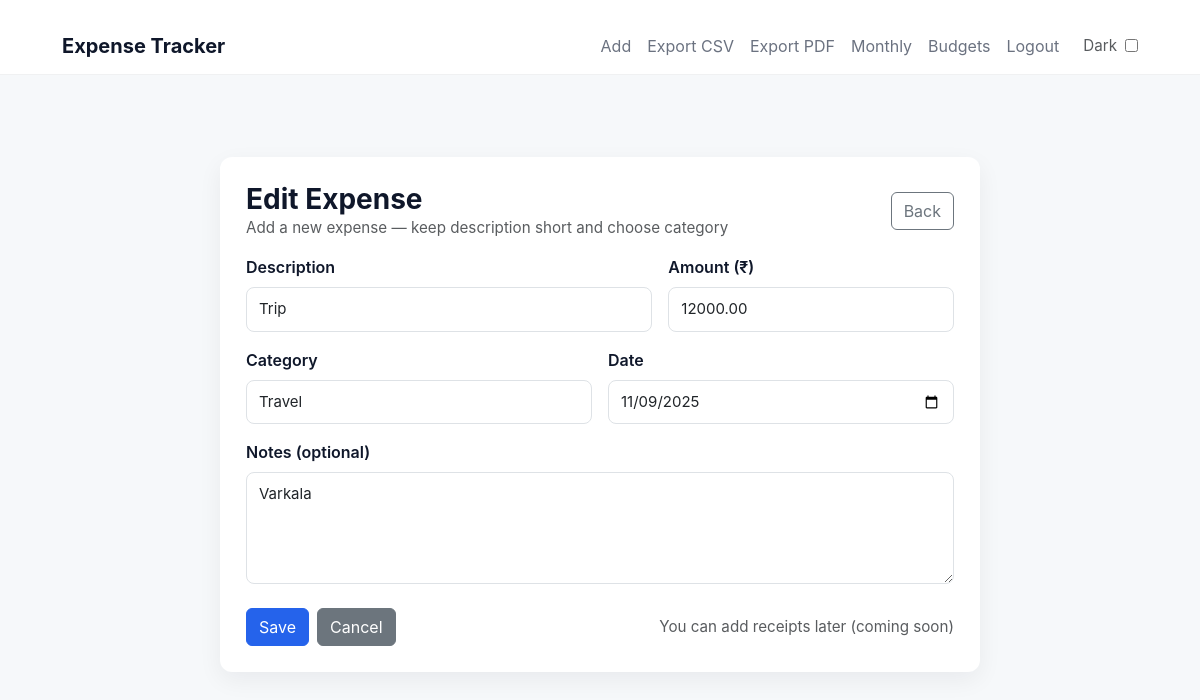
Page /edit/3/ (signed in) on the committed database.
### expenses/models.py (models this page shows, shortened)
class Expense(models.Model):
    user = models.ForeignKey(User, on_delete=models.CASCADE, related_name="expenses")
    description = models.CharField(max_length=255)
    amount = models.DecimalField(max_digits=10, decimal_places=2)
    category = models.CharField(max_length=50, choices=CATEGORY_CHOICES, default="Other")
    date = models.DateField()
    notes = models.TextField(blank=True, null=True)
    created_at = models.DateTimeField(auto_now_add=True)
    class Meta:
        ordering = ["-date", "-created_at"]

### expenses/views.py (the view)
# urls.py: path("edit/<int:pk>/", views.edit_expense, name="edit"),
@login_required
def edit_expense(request, pk):
    exp = get_object_or_404(Expense, pk=pk, user=request.user)
    if request.method == "POST":
        form = ExpenseForm(request.POST, instance=exp, user=request.user)
        if form.is_valid():
            e = form.save(commit=False)
            if e.category == "Other" or not e.category:
                e.category = predict_category(e.description)
            e.save()
            return redirect("expenses:dashboard")
    else:
        form = ExpenseForm(instance=exp, user=request.user)
    return render(request, "expenses/expense_form.html", {"form": form, "title": "Edit Expense"})

### templates/expenses/expense_form.html (shortened to what this page needs)
{% extends "expenses/base.html" %}
{% block content %}
<div style="min-height:75vh; display:flex; align-items:center; justify-content:center; padding:40px 16px;">
  <div style="width:100%; max-width:760px;">
    <div class="card-exp" style="padding:26px;">
      <div class="d-flex justify-content-between align-items-center mb-3">
        <div>
          <h3 style="margin:0;">{{ title }}</h3>
          <div class="small text-muted">Add a new expense — keep description short and choose category</div>
        </div>
        <div class="text-end">
          <a class="btn btn-outline-secondary" href="{% url 'expenses:dashboard' %}">Back</a>
        </div>
      </div>
      <form method="post" novalidate>
        <div class="row gx-3">
          <div class="col-md-7 mb-3">
            <label class="form-label">Description</label>
            {{ form.description }}
          </div>
          <div class="col-md-5 mb-3">
            <label class="form-label">Amount (₹)</label>
            <div style="display:flex; gap:8px; align-items:center;">
              {{ form.amount }}
            </div>
          </div>
          <div class="col-md-6 mb-3">
            <label class="form-label">Category</label>
            {{ form.category }}
          </div>
          <div class="col-md-6 mb-3">
            <label class="form-label">Date</label>
            {{ form.date }}
          </div>
          <div class="col-12 mb-3">
            <label class="form-label">Notes (optional)</label>
            {{ form.notes }}
          </div>
        </div>
        <div class="d-flex gap-2 mt-2">
          <button type="submit" class="btn btn-primary">Save</button>
          <a href="{% url 'expenses:dashboard' %}" class="btn btn-secondary">Cancel</a>
          <div style="margin-left:auto" class="small text-muted align-self-center">You can add receipts later (coming soon)</div>
        </div>
      </form>
    </div>
  </div>
</div>
{% endblock %}

### static/expenses/styles.css (style rules this page uses)
:root { --bg: #f5f7fa; --card-bg: #ffffff; --text: #111; --text-muted: #777; --accent: #3b82f6; --border: #e5e7eb; }
* { box-sizing:border-box }
body { margin:0; background:var(--bg); font-family: Inter, system-ui, -apple-system, "Segoe UI", Roboto, "Helvetica Neue", Arial; color:#0f172a; -webkit-font-smoothing:antialiased; -moz-osx-font-smoothing:grayscale; line-height:1.5; }
.card-exp { background: var(--card); border-radius: var(--radius); padding: 14px; box-shadow: var(--shadow); margin-bottom: 14px; }
.btn-primary { background: var(--accent); border-color: var(--accent); }
.form-control { min-width: 160px; border-radius:8px; }
form .form-control { padding: 8px 10px; }
h3 { font-weight:700; margin-bottom:1rem; }
.text-muted { color: var(--muted); font-size:0.95rem; }
.small { font-size:0.92rem; color:var(--muted); }
:root { --bg: #f6f8fa; --card: #ffffff; --muted: #6b7280; --accent: #2563eb; --danger: #ef4444; --shadow: 0 8px 24px rgba(15,23,42,0.06); --radius: 12px; --text: #0f172a; }
body { margin:0; background:var(--bg); font-family: Inter, system-ui, -apple-system, "Segoe UI", Roboto, "Helvetica Neue", Arial; color:var(--text); -webkit-font-smoothing:antialiased; -moz-osx-font-smoothing:grayscale; line-height:1.5; }
.card-exp .form-control { padding:10px 12px; font-size:15px; }
.card-exp .form-label { font-weight:600; color:var(--text); }

### rows in the picture
Expense: description "Trip", amount "12000.00", category "Travel", date "11/09/2025", notes "Varkala"

### other values in the picture
{{ title }} "Edit Expense"
